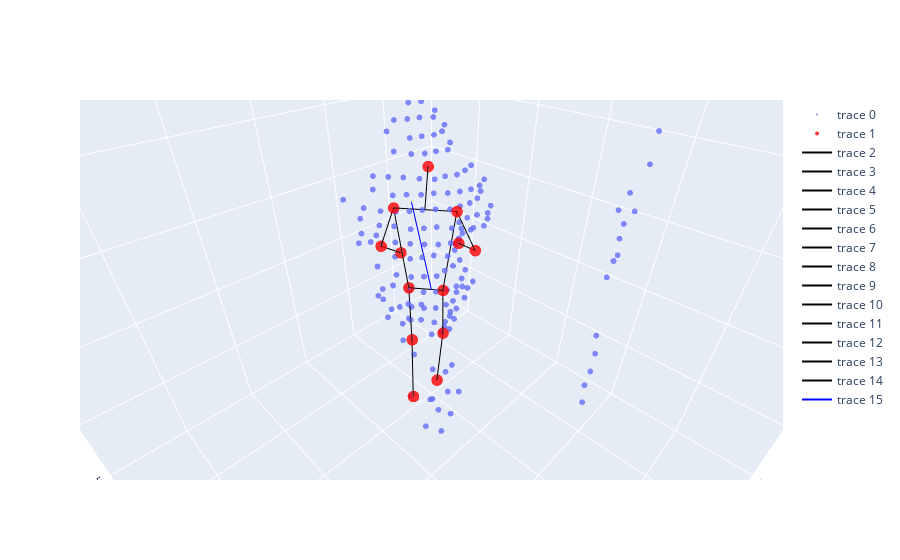
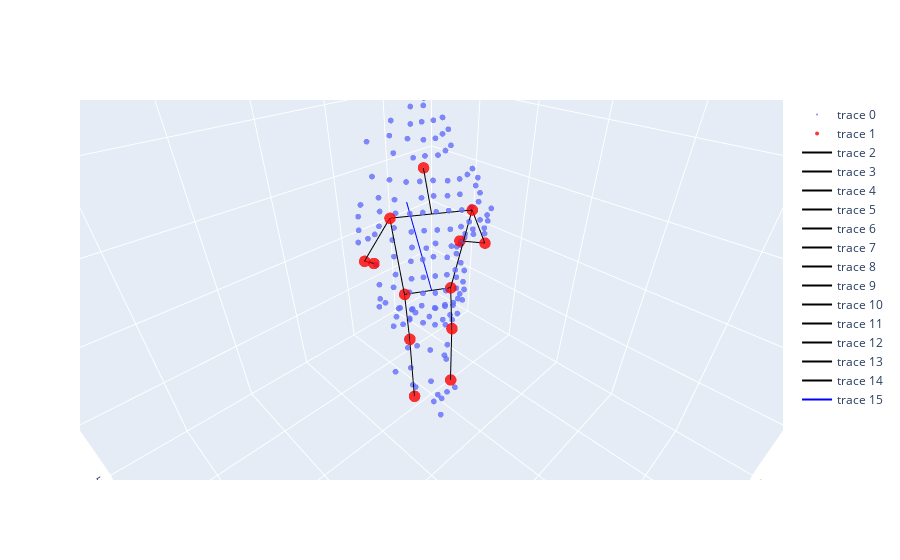
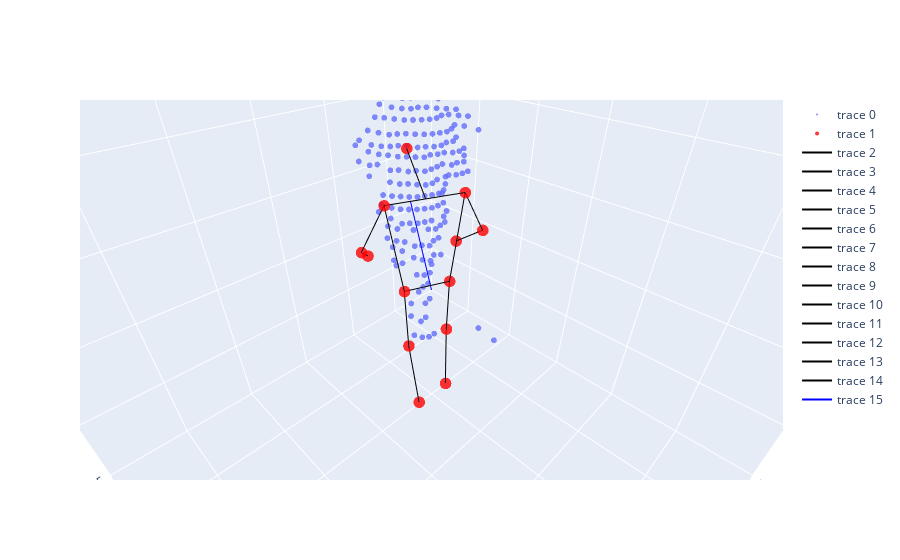
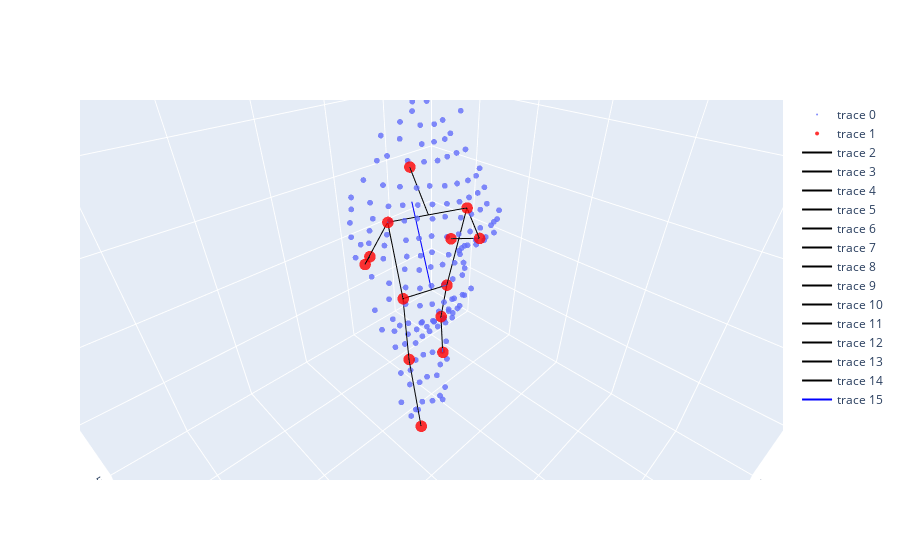

Write notebook code for charts like these, in order.
### Code cell
JOINT_NAMES = ["NOSE", "LEFT_SHOULDER", "LEFT_ELBOW",
               "LEFT_WRIST", "LEFT_HIP", "LEFT_KNEE",
               "LEFT_ANKLE", "RIGHT_SHOULDER", "RIGHT_ELBOW",
               "RIGHT_WRIST", "RIGHT_HIP", "RIGHT_KNEE", "RIGHT_ANKLE"]
lines = {0: [1, 7], 1: [2, 4, 7], 2: [3], 4: [5, 10], 5: [6], 7: [8, 10], 8:[9], 10:[11], 11: [12]}
path_to_womd = '/home/erik/raid/datasets/womd/'
key = 'bf600888a4845af5' #bf600888a4845af5 (3200), 26f04b1e714986cc (961), a4e1a96c2b311cef (684), 1f70481472b7def (1551, 1554), 47f813ad7de048b8 (88)
# worse: b4185172f4b58e1e (3215, 3219), 'eee4e66d49effa40' (2921), 44cc881711a0fd61 (5097), 882f19642c40c26e (1382), 9dab77dab109c445 (4745), 82185d5b99d23949 (1636), f2d17088c55320dc (2632), 819d4b9bde5ee8fd (918), 516d6ea14231945e (4233), faca92f54f0318cb (2206)
# better: 605c519944f01baf (5184), c57d95baaacc70cd (2341), d2ac02be54fcbbda (1816), 26f04b1e714986cc (961), 5870c78395fbaf7d (1927), 764a92ef23ac8e28 (1434), fb5cd320754c7361 (2655), c47c6b364c8cf947 (3261), e42ece525fff6050 (965), 54e7ee570dcd34e7 (3255), 5c48452fa9741727 (823), ef5934a076e24939 (2375), c8eab21dca6f51c9 (1107), b6882ea3c063150a (6370, 6433), d59a8c97c0980d2a (5872, 5889), a4e1a96c2b311cef (684), a5ccf095e6bac84e (5898), 72fb1eabaf94928f (6019)
obj_id = 3200
path = os.path.join(path_to_womd, 'lidar_snippets', key)
#print(path)
snippets = sorted(glob.glob(os.path.join(path, str(obj_id) + '_*')))
example_file = '/home/erik/raid/datasets/womd/processed_scenarios_validation/sample_' + key + '.pkl'
#print(example_file)
with open(example_file, 'rb') as f:
    example = pickle.load(f)
#print(example['track_infos']['object_id'])
index = example['track_infos']['object_id'].index(obj_id)
pos = example['track_infos']['trajs'][index, :, :3]
orientation = example['track_infos']['trajs'][index, :, 6]
pose_path = os.path.join(path_to_womd, 'poses', key, 'pose_data.npy')
#print(pose_path)
pose_file = np.load(pose_path)
#print(pose_file[index])
plot = {0: (1, 1), 1: (2, 1), 2: (3, 1), 3: (4, 1), 4: (5, 1), 5: (6, 1), 6: (7, 1), 7: (8, 1), 8: (9, 1), 9: (10, 1), 10: (11, 1)} 
fig = make_subplots(
    rows=11, 
    cols=1,
    start_cell="top-left", 
    specs=[
        [{"type": "scatter3d"}], 
        [{"type": "scatter3d"}],
        [{"type": "scatter3d"}],
        [{"type": "scatter3d"}],
        [{"type": "scatter3d"}],
        [{"type": "scatter3d"}],
        [{"type": "scatter3d"}],
        [{"type": "scatter3d"}],
        [{"type": "scatter3d"}],
        [{"type": "scatter3d"}],
        [{"type": "scatter3d"}]

    ]
)
for i, snippet in enumerate(snippets):
    fig = go.Figure()
    fig.update_layout(scene=dict(aspectmode='manual',
                                 aspectratio=dict(x=3, y=3, z=3),
                                 xaxis=dict(range=[-1.5, 1.5]),
                                 yaxis=dict(range=[-1.5, 1.5]),
                                 zaxis=dict(range=[-1.5, 1.5])))
    #row, col = plot[i]
    snippet = np.load(snippet)
    snippet = snippet - pos[i]
    fig.add_trace(go.Scatter3d(x=snippet[:,0], y=snippet[:,1], z=snippet[:,2], mode='markers', marker=dict(size=2, opacity=0.8)))
    fig.add_trace(go.Scatter3d(x=pose_file[index, i, :, 0], y=pose_file[index, i, :, 1], z=pose_file[index, i, :, 2], mode='markers', marker=dict(size=4, opacity=0.8, color='red')))
    draw_skeleton(pose_file[index, i], lines, fig)
    # Draw orientation line
    fig.add_trace(go.Scatter3d(x=[0, math.cos(orientation[i])], y=[0, math.sin(orientation[i])], z=[0, 0], mode='lines', line=dict(color='blue', width=2)))
    #go.Scatter3d(x=pose_file[index, i, :, 0], y=pose_file[index, i, :, 1], z=pose_file[index, i, :, 2], mode='markers', marker=dict(size=2, opacity=0.8, color='red'))
    fig.write_image('poses_plots/' + str(obj_id) + '_' + str(i) + '.png')
    fig.show()

### Figure 1 — Plotly figure (JSON) as saved in the notebook; plotly's stock layout.template omitted (floating-point values rounded to 4 significant figures; data arrays with more than 128 entries replaced by an {"elided": "..."} marker saying what was removed)
{"data": [{"marker": {"opacity": 0.8, "size": 2}, "mode": "markers", "type": "scatter3d", "x": {"elided": "163 float values"}, "y": {"elided": "163 float values"}, "z": {"elided": "163 float values"}}, {"marker": {"color": "red", "opacity": 0.8, "size": 4}, "mode": "markers", "type": "scatter3d", "x": [-0.09371, 0.08073, 0.1115, 0.009494, 0.0289, 0.0306, 0.1083, -0.07945, -0.1532, -0.1781, -0.06694, -0.1179, -0.07089], "y": [-0.1148, -0.1508, -0.2179, -0.1994, -0.1284, -0.1152, -0.03289, 0.07204, 0.1243, 0.001714, 0.01064, -0.03188, -0.02766], "z": [0.5455, 0.398, 0.1942, 0.1241, -0.03623, -0.3634, -0.6758, 0.4022, 0.203, 0.182, -0.03004, -0.3577, -0.6774]}, {"line": {"color": "black", "width": 2}, "mode": "lines", "type": "scatter3d", "x": [-0.09371, 0.0006437], "y": [-0.1148, -0.0394], "z": [0.5455, 0.4001]}, {"line": {"color": "black", "width": 2}, "mode": "lines", "type": "scatter3d", "x": [0.08073, 0.1115], "y": [-0.1508, -0.2179], "z": [0.398, 0.1942]}, {"line": {"color": "black", "width": 2}, "mode": "lines", "type": "scatter3d", "x": [0.08073, 0.0289], "y": [-0.1508, -0.1284], "z": [0.398, -0.03623]}, {"line": {"color": "black", "width": 2}, "mode": "lines", "type": "scatter3d", "x": [0.08073, -0.07945], "y": [-0.1508, 0.07204], "z": [0.398, 0.4022]}, {"line": {"color": "black", "width": 2}, "mode": "lines", "type": "scatter3d", "x": [0.1115, 0.009494], "y": [-0.2179, -0.1994], "z": [0.1942, 0.1241]}, {"line": {"color": "black", "width": 2}, "mode": "lines", "type": "scatter3d", "x": [0.0289, 0.0306], "y": [-0.1284, -0.1152], "z": [-0.03623, -0.3634]}, {"line": {"color": "black", "width": 2}, "mode": "lines", "type": "scatter3d", "x": [0.0289, -0.06694], "y": [-0.1284, 0.01064], "z": [-0.03623, -0.03004]}, {"line": {"color": "black", "width": 2}, "mode": "lines", "type": "scatter3d", "x": [0.0306, 0.1083], "y": [-0.1152, -0.03289], "z": [-0.3634, -0.6758]}, {"line": {"color": "black", "width": 2}, "mode": "lines", "type": "scatter3d", "x": [-0.07945, -0.1532], "y": [0.07204, 0.1243], "z": [0.4022, 0.203]}, {"line": {"color": "black", "width": 2}, "mode": "lines", "type": "scatter3d", "x": [-0.07945, -0.06694], "y": [0.07204, 0.01064], "z": [0.4022, -0.03004]}, {"line": {"color": "black", "width": 2}, "mode": "lines", "type": "scatter3d", "x": [-0.1532, -0.1781], "y": [0.1243, 0.001714], "z": [0.203, 0.182]}, {"line": {"color": "black", "width": 2}, "mode": "lines", "type": "scatter3d", "x": [-0.06694, -0.1179], "y": [0.01064, -0.03188], "z": [-0.03004, -0.3577]}, {"line": {"color": "black", "width": 2}, "mode": "lines", "type": "scatter3d", "x": [-0.1179, -0.07089], "y": [-0.03188, -0.02766], "z": [-0.3577, -0.6774]}, {"line": {"color": "blue", "width": 2}, "mode": "lines", "type": "scatter3d", "x": [0, -0.6088], "y": [0, -0.7933], "z": [0, 0]}], "layout": {"scene": {"aspectmode": "manual", "aspectratio": {"x": 3, "y": 3, "z": 3}, "xaxis": {"range": [-1.5, 1.5]}, "yaxis": {"range": [-1.5, 1.5]}, "zaxis": {"range": [-1.5, 1.5]}}}}

### Figure 2 — Plotly figure (JSON) as saved in the notebook; plotly's stock layout.template omitted (floating-point values rounded to 4 significant figures; data arrays with more than 128 entries replaced by an {"elided": "..."} marker saying what was removed)
{"data": [{"marker": {"opacity": 0.8, "size": 2}, "mode": "markers", "type": "scatter3d", "x": {"elided": "153 float values"}, "y": {"elided": "153 float values"}, "z": {"elided": "153 float values"}}, {"marker": {"color": "red", "opacity": 0.8, "size": 4}, "mode": "markers", "type": "scatter3d", "x": [-0.0795, 0.1548, 0.2491, 0.1447, 0.09401, 0.06461, 0.1335, -0.1462, -0.2384, -0.2256, -0.0911, -0.1472, -0.08632], "y": [-0.1292, -0.08943, -0.1652, -0.2394, -0.08717, -0.09473, 0.004376, 0.09962, 0.1103, -0.0326, 0.03874, 0.004969, 0.062], "z": [0.5398, 0.3965, 0.1959, 0.106, -0.02173, -0.3265, -0.6247, 0.3963, 0.202, 0.1621, -0.0125, -0.3214, -0.6213]}, {"line": {"color": "black", "width": 2}, "mode": "lines", "type": "scatter3d", "x": [-0.0795, 0.004263], "y": [-0.1292, 0.005099], "z": [0.5398, 0.3964]}, {"line": {"color": "black", "width": 2}, "mode": "lines", "type": "scatter3d", "x": [0.1548, 0.2491], "y": [-0.08943, -0.1652], "z": [0.3965, 0.1959]}, {"line": {"color": "black", "width": 2}, "mode": "lines", "type": "scatter3d", "x": [0.1548, 0.09401], "y": [-0.08943, -0.08717], "z": [0.3965, -0.02173]}, {"line": {"color": "black", "width": 2}, "mode": "lines", "type": "scatter3d", "x": [0.1548, -0.1462], "y": [-0.08943, 0.09962], "z": [0.3965, 0.3963]}, {"line": {"color": "black", "width": 2}, "mode": "lines", "type": "scatter3d", "x": [0.2491, 0.1447], "y": [-0.1652, -0.2394], "z": [0.1959, 0.106]}, {"line": {"color": "black", "width": 2}, "mode": "lines", "type": "scatter3d", "x": [0.09401, 0.06461], "y": [-0.08717, -0.09473], "z": [-0.02173, -0.3265]}, {"line": {"color": "black", "width": 2}, "mode": "lines", "type": "scatter3d", "x": [0.09401, -0.0911], "y": [-0.08717, 0.03874], "z": [-0.02173, -0.0125]}, {"line": {"color": "black", "width": 2}, "mode": "lines", "type": "scatter3d", "x": [0.06461, 0.1335], "y": [-0.09473, 0.004376], "z": [-0.3265, -0.6247]}, {"line": {"color": "black", "width": 2}, "mode": "lines", "type": "scatter3d", "x": [-0.1462, -0.2384], "y": [0.09962, 0.1103], "z": [0.3963, 0.202]}, {"line": {"color": "black", "width": 2}, "mode": "lines", "type": "scatter3d", "x": [-0.1462, -0.0911], "y": [0.09962, 0.03874], "z": [0.3963, -0.0125]}, {"line": {"color": "black", "width": 2}, "mode": "lines", "type": "scatter3d", "x": [-0.2384, -0.2256], "y": [0.1103, -0.0326], "z": [0.202, 0.1621]}, {"line": {"color": "black", "width": 2}, "mode": "lines", "type": "scatter3d", "x": [-0.0911, -0.1472], "y": [0.03874, 0.004969], "z": [-0.0125, -0.3214]}, {"line": {"color": "black", "width": 2}, "mode": "lines", "type": "scatter3d", "x": [-0.1472, -0.08632], "y": [0.004969, 0.062], "z": [-0.3214, -0.6213]}, {"line": {"color": "blue", "width": 2}, "mode": "lines", "type": "scatter3d", "x": [0, -0.5838], "y": [0, -0.8119], "z": [0, 0]}], "layout": {"scene": {"aspectmode": "manual", "aspectratio": {"x": 3, "y": 3, "z": 3}, "xaxis": {"range": [-1.5, 1.5]}, "yaxis": {"range": [-1.5, 1.5]}, "zaxis": {"range": [-1.5, 1.5]}}}}

### Figure 3 — Plotly figure (JSON) as saved in the notebook; plotly's stock layout.template omitted (floating-point values rounded to 4 significant figures; data arrays with more than 128 entries replaced by an {"elided": "..."} marker saying what was removed)
{"data": [{"marker": {"opacity": 0.8, "size": 2}, "mode": "markers", "type": "scatter3d", "x": {"elided": "181 float values"}, "y": {"elided": "181 float values"}, "z": {"elided": "181 float values"}}, {"marker": {"color": "red", "opacity": 0.8, "size": 4}, "mode": "markers", "type": "scatter3d", "x": [0.003845, 0.2056, 0.2848, 0.1823, 0.1178, 0.1044, 0.1243, -0.1111, -0.2324, -0.2066, -0.08289, -0.1199, -0.06867], "y": [-0.1401, -0.05856, -0.1307, -0.2289, -0.05987, -0.05896, 0.02988, 0.08611, 0.09672, -0.03968, 0.03765, -0.009727, 0.04054], "z": [0.6404, 0.4795, 0.2693, 0.1671, 0.02078, -0.324, -0.6578, 0.4825, 0.2656, 0.1661, 0.02829, -0.317, -0.6514]}, {"line": {"color": "black", "width": 2}, "mode": "lines", "type": "scatter3d", "x": [0.003845, 0.04726], "y": [-0.1401, 0.01378], "z": [0.6404, 0.481]}, {"line": {"color": "black", "width": 2}, "mode": "lines", "type": "scatter3d", "x": [0.2056, 0.2848], "y": [-0.05856, -0.1307], "z": [0.4795, 0.2693]}, {"line": {"color": "black", "width": 2}, "mode": "lines", "type": "scatter3d", "x": [0.2056, 0.1178], "y": [-0.05856, -0.05987], "z": [0.4795, 0.02078]}, {"line": {"color": "black", "width": 2}, "mode": "lines", "type": "scatter3d", "x": [0.2056, -0.1111], "y": [-0.05856, 0.08611], "z": [0.4795, 0.4825]}, {"line": {"color": "black", "width": 2}, "mode": "lines", "type": "scatter3d", "x": [0.2848, 0.1823], "y": [-0.1307, -0.2289], "z": [0.2693, 0.1671]}, {"line": {"color": "black", "width": 2}, "mode": "lines", "type": "scatter3d", "x": [0.1178, 0.1044], "y": [-0.05987, -0.05896], "z": [0.02078, -0.324]}, {"line": {"color": "black", "width": 2}, "mode": "lines", "type": "scatter3d", "x": [0.1178, -0.08289], "y": [-0.05987, 0.03765], "z": [0.02078, 0.02829]}, {"line": {"color": "black", "width": 2}, "mode": "lines", "type": "scatter3d", "x": [0.1044, 0.1243], "y": [-0.05896, 0.02988], "z": [-0.324, -0.6578]}, {"line": {"color": "black", "width": 2}, "mode": "lines", "type": "scatter3d", "x": [-0.1111, -0.2324], "y": [0.08611, 0.09672], "z": [0.4825, 0.2656]}, {"line": {"color": "black", "width": 2}, "mode": "lines", "type": "scatter3d", "x": [-0.1111, -0.08289], "y": [0.08611, 0.03765], "z": [0.4825, 0.02829]}, {"line": {"color": "black", "width": 2}, "mode": "lines", "type": "scatter3d", "x": [-0.2324, -0.2066], "y": [0.09672, -0.03968], "z": [0.2656, 0.1661]}, {"line": {"color": "black", "width": 2}, "mode": "lines", "type": "scatter3d", "x": [-0.08289, -0.1199], "y": [0.03765, -0.009727], "z": [0.02829, -0.317]}, {"line": {"color": "black", "width": 2}, "mode": "lines", "type": "scatter3d", "x": [-0.1199, -0.06867], "y": [-0.009727, 0.04054], "z": [-0.317, -0.6514]}, {"line": {"color": "blue", "width": 2}, "mode": "lines", "type": "scatter3d", "x": [0, -0.6047], "y": [0, -0.7965], "z": [0, 0]}], "layout": {"scene": {"aspectmode": "manual", "aspectratio": {"x": 3, "y": 3, "z": 3}, "xaxis": {"range": [-1.5, 1.5]}, "yaxis": {"range": [-1.5, 1.5]}, "zaxis": {"range": [-1.5, 1.5]}}}}

### Figure 4 — Plotly figure (JSON) as saved in the notebook; plotly's stock layout.template omitted (floating-point values rounded to 4 significant figures; data arrays with more than 128 entries replaced by an {"elided": "..."} marker saying what was removed)
{"data": [{"marker": {"opacity": 0.8, "size": 2}, "mode": "markers", "type": "scatter3d", "x": {"elided": "179 float values"}, "y": {"elided": "179 float values"}, "z": {"elided": "179 float values"}}, {"marker": {"color": "red", "opacity": 0.8, "size": 4}, "mode": "markers", "type": "scatter3d", "x": [-0.01011, 0.2044, 0.2908, 0.1636, 0.1437, 0.1801, 0.2576, -0.1179, -0.2203, -0.1841, -0.06846, -0.1556, -0.1965], "y": [-0.1401, -0.04354, -0.1052, -0.2409, -0.04132, 0.02569, 0.1852, 0.09389, 0.09103, -0.05324, 0.0342, -0.08336, -0.1039], "z": [0.5586, 0.4121, 0.2247, 0.1509, 0.002572, -0.3089, -0.5984, 0.4133, 0.2264, 0.1822, 0.01181, -0.2945, -0.5959]}, {"line": {"color": "black", "width": 2}, "mode": "lines", "type": "scatter3d", "x": [-0.01011, 0.04327], "y": [-0.1401, 0.02517], "z": [0.5586, 0.4127]}, {"line": {"color": "black", "width": 2}, "mode": "lines", "type": "scatter3d", "x": [0.2044, 0.2908], "y": [-0.04354, -0.1052], "z": [0.4121, 0.2247]}, {"line": {"color": "black", "width": 2}, "mode": "lines", "type": "scatter3d", "x": [0.2044, 0.1437], "y": [-0.04354, -0.04132], "z": [0.4121, 0.002572]}, {"line": {"color": "black", "width": 2}, "mode": "lines", "type": "scatter3d", "x": [0.2044, -0.1179], "y": [-0.04354, 0.09389], "z": [0.4121, 0.4133]}, {"line": {"color": "black", "width": 2}, "mode": "lines", "type": "scatter3d", "x": [0.2908, 0.1636], "y": [-0.1052, -0.2409], "z": [0.2247, 0.1509]}, {"line": {"color": "black", "width": 2}, "mode": "lines", "type": "scatter3d", "x": [0.1437, 0.1801], "y": [-0.04132, 0.02569], "z": [0.002572, -0.3089]}, {"line": {"color": "black", "width": 2}, "mode": "lines", "type": "scatter3d", "x": [0.1437, -0.06846], "y": [-0.04132, 0.0342], "z": [0.002572, 0.01181]}, {"line": {"color": "black", "width": 2}, "mode": "lines", "type": "scatter3d", "x": [0.1801, 0.2576], "y": [0.02569, 0.1852], "z": [-0.3089, -0.5984]}, {"line": {"color": "black", "width": 2}, "mode": "lines", "type": "scatter3d", "x": [-0.1179, -0.2203], "y": [0.09389, 0.09103], "z": [0.4133, 0.2264]}, {"line": {"color": "black", "width": 2}, "mode": "lines", "type": "scatter3d", "x": [-0.1179, -0.06846], "y": [0.09389, 0.0342], "z": [0.4133, 0.01181]}, {"line": {"color": "black", "width": 2}, "mode": "lines", "type": "scatter3d", "x": [-0.2203, -0.1841], "y": [0.09103, -0.05324], "z": [0.2264, 0.1822]}, {"line": {"color": "black", "width": 2}, "mode": "lines", "type": "scatter3d", "x": [-0.06846, -0.1556], "y": [0.0342, -0.08336], "z": [0.01181, -0.2945]}, {"line": {"color": "black", "width": 2}, "mode": "lines", "type": "scatter3d", "x": [-0.1556, -0.1965], "y": [-0.08336, -0.1039], "z": [-0.2945, -0.5959]}, {"line": {"color": "blue", "width": 2}, "mode": "lines", "type": "scatter3d", "x": [0, -0.611], "y": [0, -0.7916], "z": [0, 0]}], "layout": {"scene": {"aspectmode": "manual", "aspectratio": {"x": 3, "y": 3, "z": 3}, "xaxis": {"range": [-1.5, 1.5]}, "yaxis": {"range": [-1.5, 1.5]}, "zaxis": {"range": [-1.5, 1.5]}}}}
